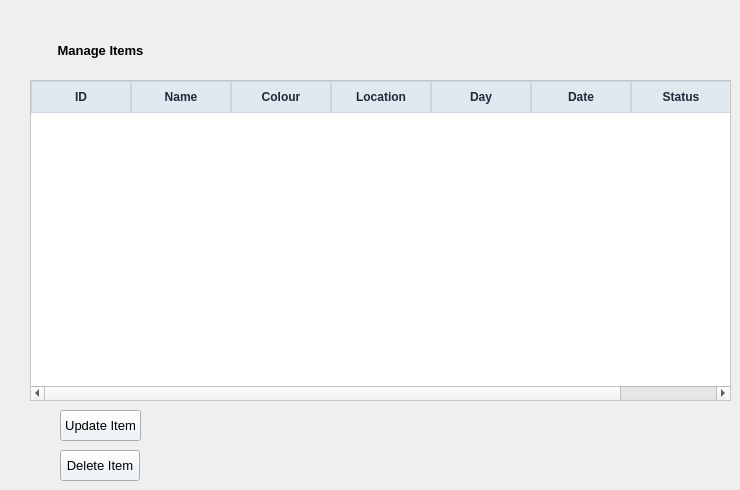
    <widget class="QWidget" name="manageItemPage">
     <widget class="QLabel" name="manageItemHeading">
      <property name="geometry">
       <rect>
        <x>30</x>
        <y>30</y>
        <width>141</width>
        <height>41</height>
       </rect>
      </property>
      <property name="palette">
       <palette>
        <active>
         <colorrole role="WindowText">
          <brush brushstyle="SolidPattern">
           <color alpha="255">
            <red>0</red>
            <green>0</green>
            <blue>0</blue>
           </color>
          </brush>
         </colorrole>
         <colorrole role="Button">
          <brush brushstyle="SolidPattern">
           <color alpha="255">
            <red>234</red>
            <green>242</green>
            <blue>248</blue>
           </color>
          </brush>
         </colorrole>
         <colorrole role="Base">
          <brush brushstyle="SolidPattern">
           <color alpha="255">
            <red>234</red>
            <green>242</green>
            <blue>248</blue>
           </color>
          </brush>
         </colorrole>
         <colorrole role="Window">
          <brush brushstyle="SolidPattern">
           <color alpha="255">
            <red>234</red>
            <green>242</green>
            <blue>248</blue>
           </color>
          </brush>
         </colorrole>
        </active>
        <inactive>
         <colorrole role="WindowText">
          <brush brushstyle="SolidPattern">
           <color alpha="255">
            <red>0</red>
            <green>0</green>
            <blue>0</blue>
           </color>
          </brush>
         </colorrole>
         <colorrole role="Button">
          <brush brushstyle="SolidPattern">
           <color alpha="255">
            <red>234</red>
            <green>242</green>
            <blue>248</blue>
           </color>
          </brush>
         </colorrole>
         <colorrole role="Base">
          <brush brushstyle="SolidPattern">
           <color alpha="255">
            <red>234</red>
            <green>242</green>
            <blue>248</blue>
           </color>
          </brush>
         </colorrole>
         <colorrole role="Window">
          <brush brushstyle="SolidPattern">
           <color alpha="255">
            <red>234</red>
            <green>242</green>
            <blue>248</blue>
           </color>
          </brush>
         </colorrole>
        </inactive>
        <disabled>
         <colorrole role="Button">
          <brush brushstyle="SolidPattern">
           <color alpha="255">
            <red>234</red>
            <green>242</green>
            <blue>248</blue>
           </color>
          </brush>
         </colorrole>
         <colorrole role="Base">
          <brush brushstyle="SolidPattern">
           <color alpha="255">
            <red>234</red>
            <green>242</green>
            <blue>248</blue>
           </color>
          </brush>
         </colorrole>
         <colorrole role="Window">
          <brush brushstyle="SolidPattern">
           <color alpha="255">
            <red>234</red>
            <green>242</green>
            <blue>248</blue>
           </color>
          </brush>
         </colorrole>
        </disabled>
       </palette>
      </property>
      <property name="font">
       <font>
        <pointsize>10</pointsize>
        <bold>true</bold>
       </font>
      </property>
      <property name="text">
       <string>Manage Items</string>
      </property>
      <property name="alignment">
       <set>Qt::AlignmentFlag::AlignCenter</set>
      </property>
     </widget>
     <widget class="QTableWidget" name="manageItemsTable">
      <property name="geometry">
       <rect>
        <x>30</x>
        <y>80</y>
        <width>701</width>
        <height>321</height>
       </rect>
      </property>
      <property name="styleSheet">
       <string notr="true">QHeaderView::section {
    color: #1E293B;
    background-color: #E2E8F0;
    border: 1px solid #CBD5E1;
    padding: 6px;
    font-weight: bold;
}

QTableWidget {
    color: #1E293B;
    background-color: white;
    gridline-color: #CBD5E1;
    selection-background-color: #DBEAFE;
    selection-color: #1E293B;
}

QTableWidget::item {
    color: #1E293B;
    padding: 5px;
}
QTableWidget::item:selected {
    background-color: #BFDBFE;
    color: #1E293B;
}
</string>
      </property>
      <property name="columnCount">
       <number>7</number>
      </property>
      <column>
       <property name="text">
        <string>ID</string>
       </property>
      </column>
      <column>
       <property name="text">
        <string>Name</string>
       </property>
      </column>
      <column>
       <property name="text">
        <string>Colour</string>
       </property>
      </column>
      <column>
       <property name="text">
        <string>Location</string>
       </property>
      </column>
      <column>
       <property name="text">
        <string>Day</string>
       </property>
      </column>
      <column>
       <property name="text">
        <string>Date</string>
       </property>
      </column>
      <column>
       <property name="text">
        <string>Status</string>
       </property>
      </column>
     </widget>
     <widget class="QPushButton" name="updateItemButton">
      <property name="geometry">
       <rect>
        <x>60</x>
        <y>410</y>
        <width>81</width>
        <height>31</height>
       </rect>
      </property>
      <property name="palette">
       <palette>
        <active>
         <colorrole role="Button">
          <brush brushstyle="SolidPattern">
           <color alpha="255">
            <red>234</red>
            <green>242</green>
            <blue>248</blue>
           </color>
          </brush>
         </colorrole>
         <colorrole role="ButtonText">
          <brush brushstyle="SolidPattern">
           <color alpha="255">
            <red>0</red>
            <green>0</green>
            <blue>0</blue>
           </color>
          </brush>
         </colorrole>
         <colorrole role="Base">
          <brush brushstyle="SolidPattern">
           <color alpha="255">
            <red>234</red>
            <green>242</green>
            <blue>248</blue>
           </color>
          </brush>
         </colorrole>
         <colorrole role="Window">
          <brush brushstyle="SolidPattern">
           <color alpha="255">
            <red>234</red>
            <green>242</green>
            <blue>248</blue>
           </color>
          </brush>
         </colorrole>
         <colorrole role="Highlight">
          <brush brushstyle="SolidPattern">
           <color alpha="255">
            <red>31</red>
            <green>155</green>
            <blue>93</blue>
           </color>
          </brush>
         </colorrole>
        </active>
        <inactive>
         <colorrole role="Button">
          <brush brushstyle="SolidPattern">
           <color alpha="255">
            <red>234</red>
            <green>242</green>
            <blue>248</blue>
           </color>
          </brush>
         </colorrole>
         <colorrole role="ButtonText">
          <brush brushstyle="SolidPattern">
           <color alpha="255">
            <red>0</red>
            <green>0</green>
            <blue>0</blue>
           </color>
          </brush>
         </colorrole>
         <colorrole role="Base">
          <brush brushstyle="SolidPattern">
           <color alpha="255">
            <red>234</red>
            <green>242</green>
            <blue>248</blue>
           </color>
          </brush>
         </colorrole>
         <colorrole role="Window">
          <brush brushstyle="SolidPattern">
           <color alpha="255">
            <red>234</red>
            <green>242</green>
            <blue>248</blue>
           </color>
          </brush>
         </colorrole>
         <colorrole role="Highlight">
          <brush brushstyle="SolidPattern">
           <color alpha="255">
            <red>31</red>
            <green>155</green>
            <blue>93</blue>
           </color>
          </brush>
         </colorrole>
        </inactive>
        <disabled>
         <colorrole role="Button">
          <brush brushstyle="SolidPattern">
           <color alpha="255">
            <red>234</red>
            <green>242</green>
            <blue>248</blue>
           </color>
          </brush>
         </colorrole>
         <colorrole role="Base">
          <brush brushstyle="SolidPattern">
           <color alpha="255">
            <red>234</red>
            <green>242</green>
            <blue>248</blue>
           </color>
          </brush>
         </colorrole>
         <colorrole role="Window">
          <brush brushstyle="SolidPattern">
           <color alpha="255">
            <red>234</red>
            <green>242</green>
            <blue>248</blue>
           </color>
          </brush>
         </colorrole>
         <colorrole role="Highlight">
          <brush brushstyle="SolidPattern">
           <color alpha="255">
            <red>31</red>
            <green>155</green>
            <blue>93</blue>
           </color>
          </brush>
         </colorrole>
        </disabled>
       </palette>
      </property>
      <property name="font">
       <font>
        <pointsize>10</pointsize>
       </font>
      </property>
      <property name="text">
       <string>Update Item</string>
      </property>
     </widget>
     <widget class="QPushButton" name="deleteItemButton">
      <property name="geometry">
       <rect>
        <x>60</x>
        <y>450</y>
        <width>80</width>
        <height>31</height>
       </rect>
      </property>
      <property name="palette">
       <palette>
        <active>
         <colorrole role="Button">
          <brush brushstyle="SolidPattern">
           <color alpha="255">
            <red>234</red>
            <green>242</green>
            <blue>248</blue>
           </color>
          </brush>
         </colorrole>
         <colorrole role="ButtonText">
          <brush brushstyle="SolidPattern">
           <color alpha="255">
            <red>0</red>
            <green>0</green>
            <blue>0</blue>
           </color>
          </brush>
         </colorrole>
         <colorrole role="Base">
          <brush brushstyle="SolidPattern">
           <color alpha="255">
            <red>234</red>
            <green>242</green>
            <blue>248</blue>
           </color>
          </brush>
         </colorrole>
         <colorrole role="Window">
          <brush brushstyle="SolidPattern">
           <color alpha="255">
            <red>234</red>
            <green>242</green>
            <blue>248</blue>
           </color>
          </brush>
         </colorrole>
         <colorrole role="Highlight">
          <brush brushstyle="SolidPattern">
           <color alpha="255">
            <red>31</red>
            <green>155</green>
            <blue>93</blue>
           </color>
          </brush>
         </colorrole>
        </active>
        <inactive>
         <colorrole role="Button">
          <brush brushstyle="SolidPattern">
           <color alpha="255">
            <red>234</red>
            <green>242</green>
            <blue>248</blue>
           </color>
          </brush>
         </colorrole>
         <colorrole role="ButtonText">
          <brush brushstyle="SolidPattern">
           <color alpha="255">
            <red>0</red>
            <green>0</green>
            <blue>0</blue>
           </color>
          </brush>
         </colorrole>
         <colorrole role="Base">
          <brush brushstyle="SolidPattern">
           <color alpha="255">
            <red>234</red>
            <green>242</green>
            <blue>248</blue>
           </color>
          </brush>
         </colorrole>
         <colorrole role="Window">
          <brush brushstyle="SolidPattern">
           <color alpha="255">
            <red>234</red>
            <green>242</green>
            <blue>248</blue>
           </color>
          </brush>
         </colorrole>
         <colorrole role="Highlight">
          <brush brushstyle="SolidPattern">
           <color alpha="255">
            <red>31</red>
            <green>155</green>
            <blue>93</blue>
           </color>
          </brush>
         </colorrole>
        </inactive>
        <disabled>
         <colorrole role="Button">
          <brush brushstyle="SolidPattern">
           <color alpha="255">
            <red>234</red>
            <green>242</green>
            <blue>248</blue>
           </color>
          </brush>
         </colorrole>
         <colorrole role="Base">
          <brush brushstyle="SolidPattern">
           <color alpha="255">
            <red>234</red>
            <green>242</green>
            <blue>248</blue>
           </color>
          </brush>
         </colorrole>
         <colorrole role="Window">
          <brush brushstyle="SolidPattern">
           <color alpha="255">
            <red>234</red>
            <green>242</green>
            <blue>248</blue>
           </color>
          </brush>
         </colorrole>
         <colorrole role="Highlight">
          <brush brushstyle="SolidPattern">
           <color alpha="255">
            <red>31</red>
            <green>155</green>
            <blue>93</blue>
           </color>
          </brush>
         </colorrole>
        </disabled>
       </palette>
      </property>
      <property name="font">
       <font>
        <pointsize>10</pointsize>
       </font>
      </property>
      <property name="text">
       <string>Delete Item</string>
      </property>
     </widget>
    </widget>
